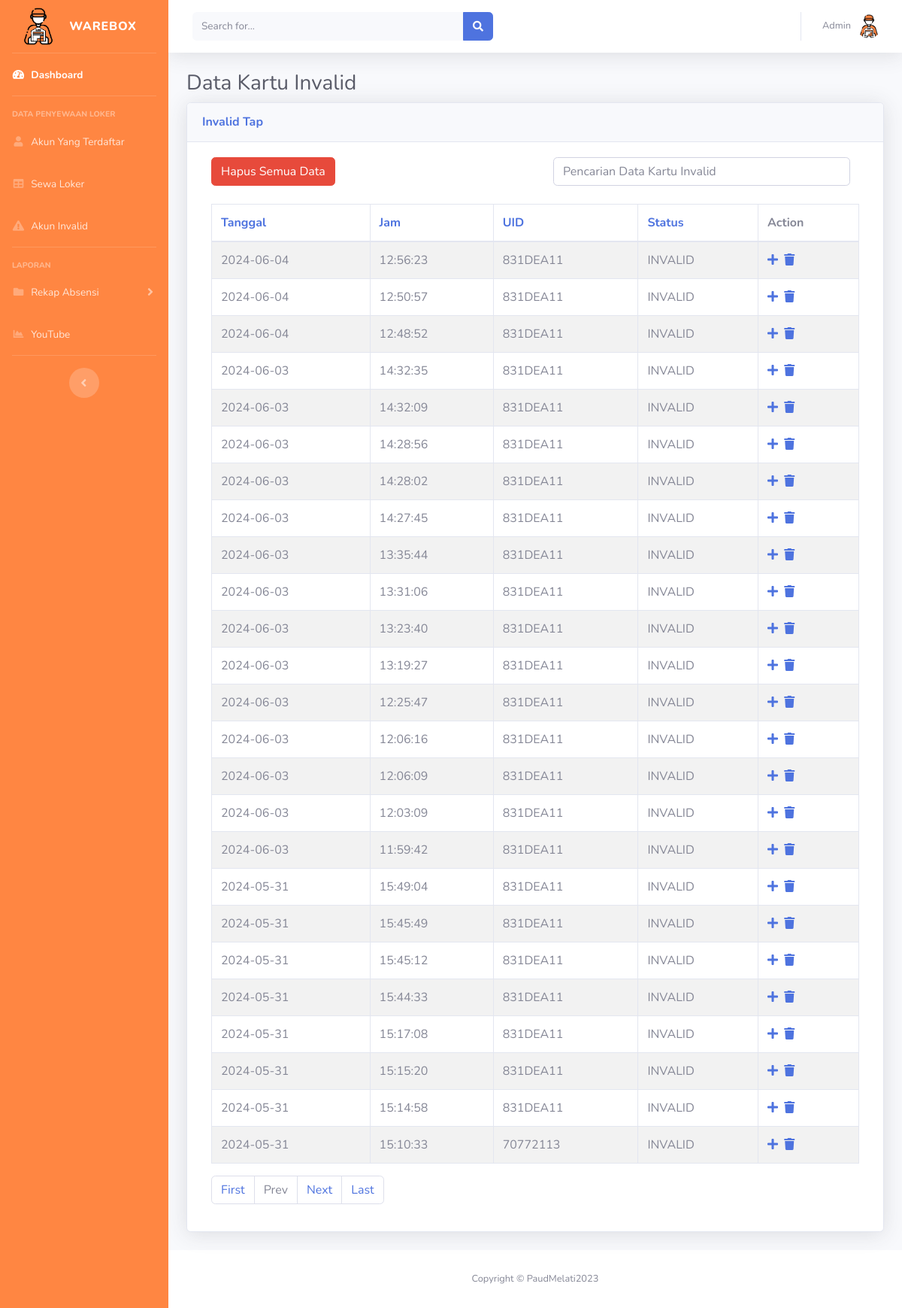
/apps/data_invalid-index.php, run on the app's committed database.
### tables this page shows
CREATE TABLE `data_invalid` (
  `id` int(100) NOT NULL,
  `tanggal` date NOT NULL DEFAULT current_timestamp(),
  `waktu` time NOT NULL DEFAULT current_timestamp(),
  `uid` varchar(10) NOT NULL,
  `status` varchar(10) NOT NULL
);

### apps/data_invalid-index.php (the view, shortened to what this page needs)
<!DOCTYPE html>
<html lang="en">
<head>
  <link href="../src/vendor/fontawesome-free/css/all.min.css" rel="stylesheet" type="text/css">
  <link href="../src/css/sb-admin-2.min.css" rel="stylesheet">
  <link href="../src/vendor/datatables/dataTables.bootstrap4.min.css" rel="stylesheet">
</head>
<body id="page-top">
  <div id="wrapper">
	<?php include 'partial_sidebar.php';?>
    <div id="content-wrapper" class="d-flex flex-column">
      <div id="content">
		<?php include 'partial_topbar.php';?>
        <div class="container-fluid">
          <h1 class="h3 mb-2 text-gray-800">Data Kartu Invalid</h1>
          <div class="card shadow mb-4">
            <div class="card-header py-3">
              <h6 class="m-0 font-weight-bold text-primary">Invalid Tap</h6>
            </div>
            <div class="card-body">
					<div class="col-md-12">
						<div class="row">
							<div class="col-md-6">
								<a href="data_invalid-delete-all.php" class="btn btn-danger pull-right" id="DelAllBtn">Hapus Semua Data</a>
							</div>
							<div class="col-md-6">
								<form action="data_karyawan-index.php" method="get">
								<div class="col">
								  <input type="text" class="form-control" placeholder="Pencarian Data Kartu Invalid" name="search">
								</div>
								</form>
							</div>
						</div>
						<br>
					<?php
                    require_once "config.php";
                    if (isset($_GET['pageno'])) {
                        $pageno = $_GET['pageno'];
                    } else {
                        $pageno = 1;
                    }
                    $no_of_records_per_page = 25;
                    $offset = ($pageno-1) * $no_of_records_per_page;
                    $total_pages_sql = "SELECT COUNT(*) FROM data_invalid";
                    $result = mysqli_query($link,$total_pages_sql);
                    $total_rows = mysqli_fetch_array($result)[0];
                    $total_pages = ceil($total_rows / $no_of_records_per_page);
                    $order = 'id';
                    $sortBy = array('asc', 'desc'); $sort = 'desc';
                    $sql = "SELECT * FROM data_invalid ORDER BY $order $sort LIMIT $offset, $no_of_records_per_page";
                    if(!empty($_GET['search'])) {
                        $search = ($_GET['search']);
                        $sql = "SELECT * FROM data_invalid
                            WHERE CONCAT (tanggal,waktu,uid,status)
                            LIKE '%$search%'
                            ORDER BY $order $sort
                            LIMIT $offset, $no_of_records_per_page";
                    }
                    else {
                        $search = "";
                    }
                    if($result = mysqli_query($link, $sql)){
                        if(mysqli_num_rows($result) > 0){
                            echo "<table class='table table-bordered table-striped'>";
                                echo "<thead>";
                                    echo "<tr>";
                                        echo "<th><a href=?search=$search&sort=&order=tanggal&sort=$sort>Tanggal</th>";
										echo "<th><a href=?search=$search&sort=&order=waktu&sort=$sort>Jam</th>";
										echo "<th><a href=?search=$search&sort=&order=uid&sort=$sort>UID</th>";
										echo "<th><a href=?search=$search&sort=&order=status&sort=$sort>Status</th>";
                                        echo "<th>Action</th>";
                                    echo "</tr>";
                                echo "</thead>";
                                echo "<tbody>";
                                while($row = mysqli_fetch_array($result)){
                                    echo "<tr>";
                                    echo "<td>" . $row['tanggal'] . "</td>";echo "<td>" . $row['waktu'] . "</td>";echo "<td>" . $row['uid'] . "</td>";echo "<td>" . $row['status'] . "</td>";
                                        echo "<td>";
											echo "<a href='data_invalid-add.php?uid=". $row['uid'] ."' title='Daftarkan' data-toggle='tooltip'><span class='fa fa-plus'></span></a> &nbsp";
											echo "<a href='data_invalid-delete.php?id=". $row['id'] ."' title='Hapus' data-toggle='tooltip'><span class='fa fa-trash'></span></a>";
										echo "</td>";
                                    echo "</tr>";
                                }
                                echo "</tbody>";
                            echo "</table>";
				 ?>
								<nav aria-label="Page navigation example">
									  <ul class="pagination">
										<li class="page-item"><a class="page-link" href="?pageno=1">First</a></li>
										<li class="page-item <?php if($pageno <= 1){ echo 'disabled'; } ?>">
											<a class="page-link" href="<?php if($pageno <= 1){ echo '#'; } else { echo "?pageno=".($pageno - 1); } ?>">Prev</a>
										</li>
										<li class="page-item <?php if($pageno >= $total_pages){ echo 'disabled'; } ?>">
											<a class="page-link" href="<?php if($pageno >= $total_pages){ echo '#'; } else { echo "?pageno=".($pageno + 1); } ?>">Next</a>
										</li>
										<li class="page-item"><a class="page-link" href="?pageno=<?php echo $total_pages; ?>">Last</a></li>
									  </ul>
								</nav>
				<?php
                        } else{
                            echo "<p class='lead'><em>No records were found.</em></p>";
							echo '<script language="javascript" type="text/javascript">
									document.getElementById("DelAllBtn").className = "btn btn-danger pull-right disabled";
								</script>';
                        }
                    } else{
                        echo "ERROR: Could not able to execute $sql. " . mysqli_error($link);
                    }
				?>
					</div>
			</div>
          </div>
        </div>
      </div>
      <footer class="sticky-footer bg-white">
        <div class="container my-auto">
          <div class="copyright text-center my-auto">
            <span>Copyright &copy; PaudMelati2023</span>
          </div>
        </div>
      </footer>
    </div>
  </div>
</body>
</html>

### apps/partial_sidebar.php (shortened to what this page needs)
<ul class="navbar-nav sidebar sidebar-dark accordion" id="accordionSidebar" style="background-color: #FF8642">
  <a class="sidebar-brand d-flex align-items-center justify-content-center" href="index.php">
    <div class="sidebar-brand-icon ">
    <img src="../src/img/logo_loker_warebox.png" alt="Ikon" style="width: 50px; height: 50px;">
    </div>
    <div class="sidebar-brand-text mx-3">WareBox<sup></sup></div>
  </a>
  <hr class="sidebar-divider my-0">
  <li class="nav-item active">
    <a class="nav-link" href="index.php">
      <i class="fas fa-fw fa-tachometer-alt"></i>
      <span>Dashboard</span></a>
  </li>
  <hr class="sidebar-divider">
  <div class="sidebar-heading">
    Data Penyewaan Loker
  </div>
  <li class="nav-item">
    <a class="nav-link" href="data_karyawan-index.php">
      <i class="fas fa-fw fa-user"></i>
      <span>Akun Yang Terdaftar</span></a>
  </li>
  <li class="nav-item">
    <a class="nav-link" href="data_absen-index.php">
      <i class="fas fa-fw fa-table"></i>
      <span>Sewa Loker</span></a>
  </li>
  <li class="nav-item">
    <a class="nav-link" href="data_invalid-index.php">
      <i class="fas fa-fw fa-exclamation-triangle"></i>
      <span>Akun Invalid</span></a>
  </li>
  <hr class="sidebar-divider">
  <div class="sidebar-heading">
    Laporan
  </div>
  <li class="nav-item">
    <a class="nav-link collapsed" href="#" data-toggle="collapse" data-target="#collapsePages" aria-expanded="true" aria-controls="collapsePages">
      <i class="fas fa-fw fa-folder"></i>
      <span>Rekap Absensi</span>
    </a>
  </li>
  <li class="nav-item">
    <a class="nav-link" href="https://www.youtube.com/@imamaris">
      <i class="fas fa-fw fa-chart-area"></i>
      <span>YouTube</span></a>
  </li>
  <hr class="sidebar-divider d-none d-md-block">
  <div class="text-center d-none d-md-inline">
    <button class="rounded-circle border-0" id="sidebarToggle"></button>
  </div>
</ul>

### apps/partial_topbar.php (shortened to what this page needs)
<nav class="navbar navbar-expand navbar-light bg-white topbar mb-4 static-top shadow">
  <form class="d-none d-sm-inline-block form-inline mr-auto ml-md-3 my-2 my-md-0 mw-100 navbar-search">
    <div class="input-group">
      <input type="text" class="form-control bg-light border-0 small" placeholder="Search for..." aria-label="Search" aria-describedby="basic-addon2">
      <div class="input-group-append">
        <button class="btn btn-primary" type="button">
          <i class="fas fa-search fa-sm"></i>
        </button>
      </div>
    </div>
  </form>
  <ul class="navbar-nav ml-auto">
    <li class="nav-item dropdown no-arrow">
      <a class="nav-link dropdown-toggle" href="#" id="userDropdown" role="button" data-toggle="dropdown" aria-haspopup="true" aria-expanded="false">
        <span class="mr-2 d-none d-lg-inline text-gray-600 small">Admin</span>
        <img class="img-profile rounded-circle" src="../src/img/logo_loker_warebox.png">
      </a>
    </li>
  </ul>
</nav>

### data on the page
data_invalid: tanggal "2024-06-04", waktu "12:56:23", uid "831DEA11", status "INVALID"
data_invalid: tanggal "2024-06-04", waktu "12:50:57", uid "831DEA11", status "INVALID"
data_invalid: tanggal "2024-06-04", waktu "12:48:52", uid "831DEA11", status "INVALID"
data_invalid: tanggal "2024-06-03", waktu "14:32:35", uid "831DEA11", status "INVALID"
data_invalid: tanggal "2024-06-03", waktu "14:32:09", uid "831DEA11", status "INVALID"
data_invalid: tanggal "2024-06-03", waktu "14:28:56", uid "831DEA11", status "INVALID"
data_invalid: tanggal "2024-06-03", waktu "14:28:02", uid "831DEA11", status "INVALID"
data_invalid: tanggal "2024-06-03", waktu "14:27:45", uid "831DEA11", status "INVALID"
data_invalid: tanggal "2024-06-03", waktu "13:35:44", uid "831DEA11", status "INVALID"
data_invalid: tanggal "2024-06-03", waktu "13:31:06", uid "831DEA11", status "INVALID"
data_invalid: tanggal "2024-06-03", waktu "13:23:40", uid "831DEA11", status "INVALID"
data_invalid: tanggal "2024-06-03", waktu "13:19:27", uid "831DEA11", status "INVALID"
data_invalid: tanggal "2024-06-03", waktu "12:25:47", uid "831DEA11", status "INVALID"
data_invalid: tanggal "2024-06-03", waktu "12:06:16", uid "831DEA11", status "INVALID"
data_invalid: tanggal "2024-06-03", waktu "12:06:09", uid "831DEA11", status "INVALID"
data_invalid: tanggal "2024-06-03", waktu "12:03:09", uid "831DEA11", status "INVALID"
data_invalid: tanggal "2024-06-03", waktu "11:59:42", uid "831DEA11", status "INVALID"
data_invalid: tanggal "2024-05-31", waktu "15:49:04", uid "831DEA11", status "INVALID"
data_invalid: tanggal "2024-05-31", waktu "15:45:49", uid "831DEA11", status "INVALID"
data_invalid: tanggal "2024-05-31", waktu "15:45:12", uid "831DEA11", status "INVALID"
data_invalid: tanggal "2024-05-31", waktu "15:44:33", uid "831DEA11", status "INVALID"
data_invalid: tanggal "2024-05-31", waktu "15:17:08", uid "831DEA11", status "INVALID"
data_invalid: tanggal "2024-05-31", waktu "15:15:20", uid "831DEA11", status "INVALID"
data_invalid: tanggal "2024-05-31", waktu "15:14:58", uid "831DEA11", status "INVALID"
data_invalid: tanggal "2024-05-31", waktu "15:10:33", uid "70772113", status "INVALID"
